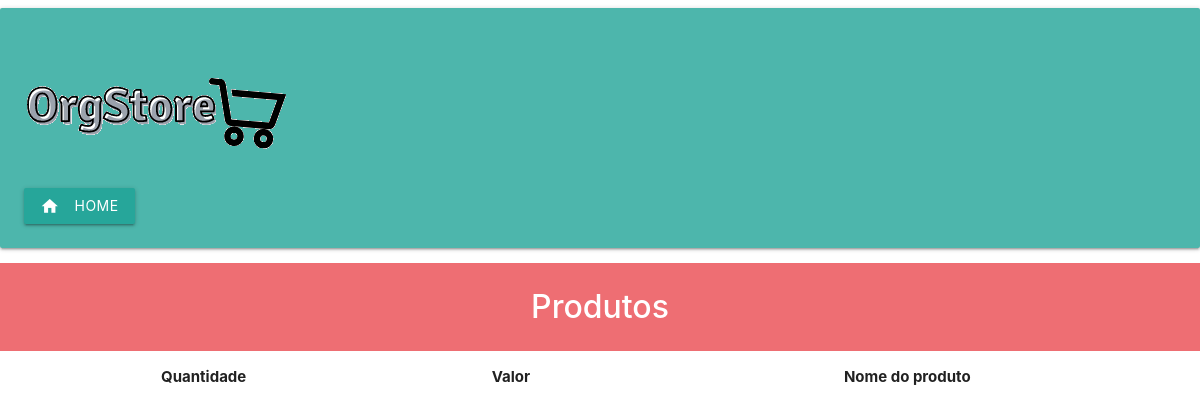
Page /meusprodutos.php?pdd=53 on the earlier database version.
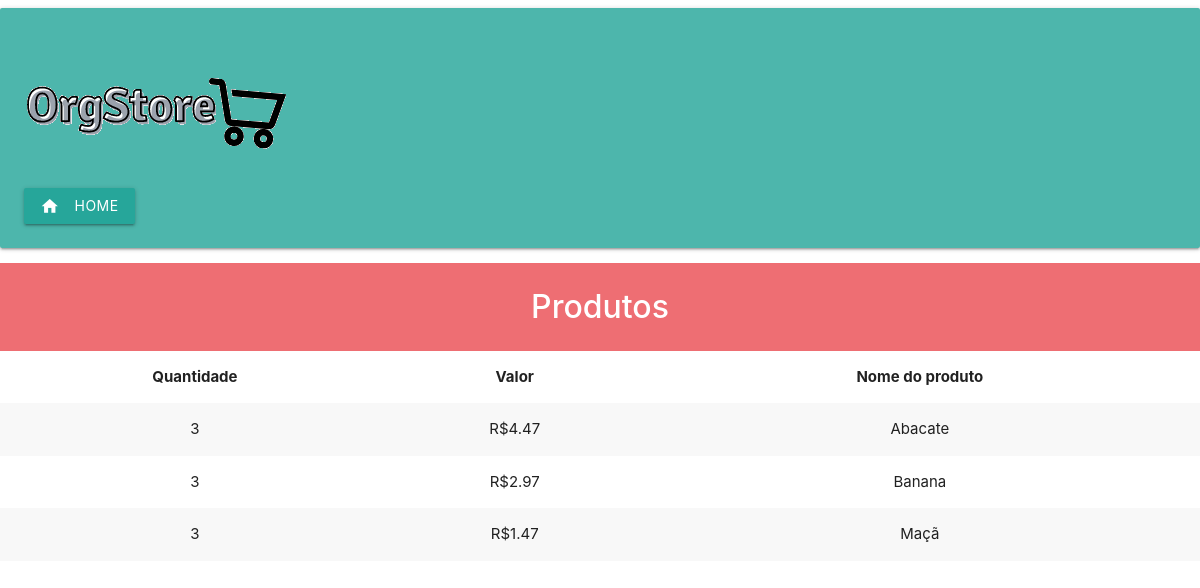
Same page on the later database version.
### tables this page shows
CREATE TABLE `produto_fz` (
  `id_produto` int(11) NOT NULL,
  `nome_produto` varchar(255) NOT NULL,
  `preco_produto` float NOT NULL,
  `qtd_produto` int(11) NOT NULL,
  `id_pedido` int(11) NOT NULL
);

### meusprodutos.php (the view, shortened to what this page needs)
<?php
require_once 'db_connect.php';
?>
<!DOCTYPE html>
<html lang="pt-br">
<head>
    <link rel="stylesheet" href="https://cdnjs.cloudflare.com/ajax/libs/materialize/1.0.0/css/materialize.min.css">
    <link type="text/css" rel="stylesheet" href="css/materialize.min.css"  media="screen,projection"/>
</head>
<body>
    <div class="card-panel teal lighten-2">
        <header>
            <h1>
                <img src="logo.png" alt="OrgStore">
            </h1>
            <a href="index.php" class="waves-effect waves-light btn"><i class="material-icons left">home</i>Home</a>
        </header>
    </div>
    <div class="barra">
        <strong>Produtos</strong>
    </div>
    <div>
        <?php
            $id_pdd = $_GET['pdd'];
            $consulta = "SELECT * FROM produto_fz WHERE id_pedido = '$id_pdd'";
            $resultado = mysqli_query($connect, $consulta);
        ?>
        <div>
            <table class="striped">
                <thead>
                    <tr>
                        <th style="text-align: center;">Quantidade</th>
                        <th style="text-align: center;">Valor</th>
                        <th style="text-align: center;">Nome do produto</th>
                    </tr>
                </thead>
                <tbody>
                    <?php
                        while($dados=mysqli_fetch_array($resultado)){
                    ?>
                    <tr>
                        <td style="text-align: center;"><?php echo $dados["qtd_produto"];?></td>
                        <td style="text-align: center;">R$<?php echo $dados["preco_produto"];?></td>
                        <td style="text-align: center;"><?php echo $dados["nome_produto"];?></td>
                    </tr>
                    <?php
                        }
                    ?>
                </tbody>
            </table>
        </div>
    </div>
</body>

### meusprodutos.php (style rules this page uses)
.barra { background-color: #ee6e73; text-align: center; padding: 20px 10px; font-size: xx-large; color: #fff; width: 100%; }

Differences in the rows shown:
added produto_fz: qtd_produto "3", preco_produto "4.47", nome_produto "Abacate"
added produto_fz: qtd_produto "3", preco_produto "2.97", nome_produto "Banana"
added produto_fz: qtd_produto "3", preco_produto "1.47", nome_produto "Maçã"
